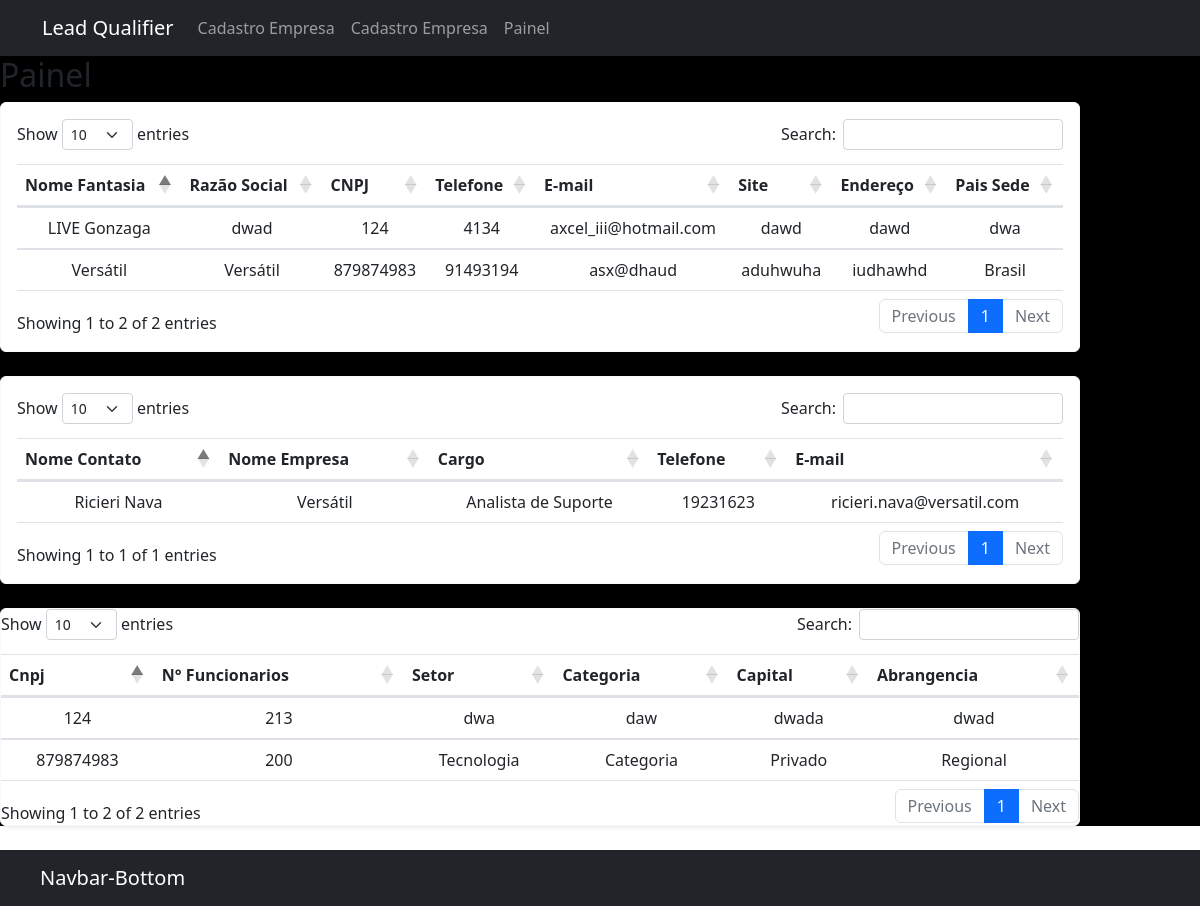
The app's page /painel/, older data.
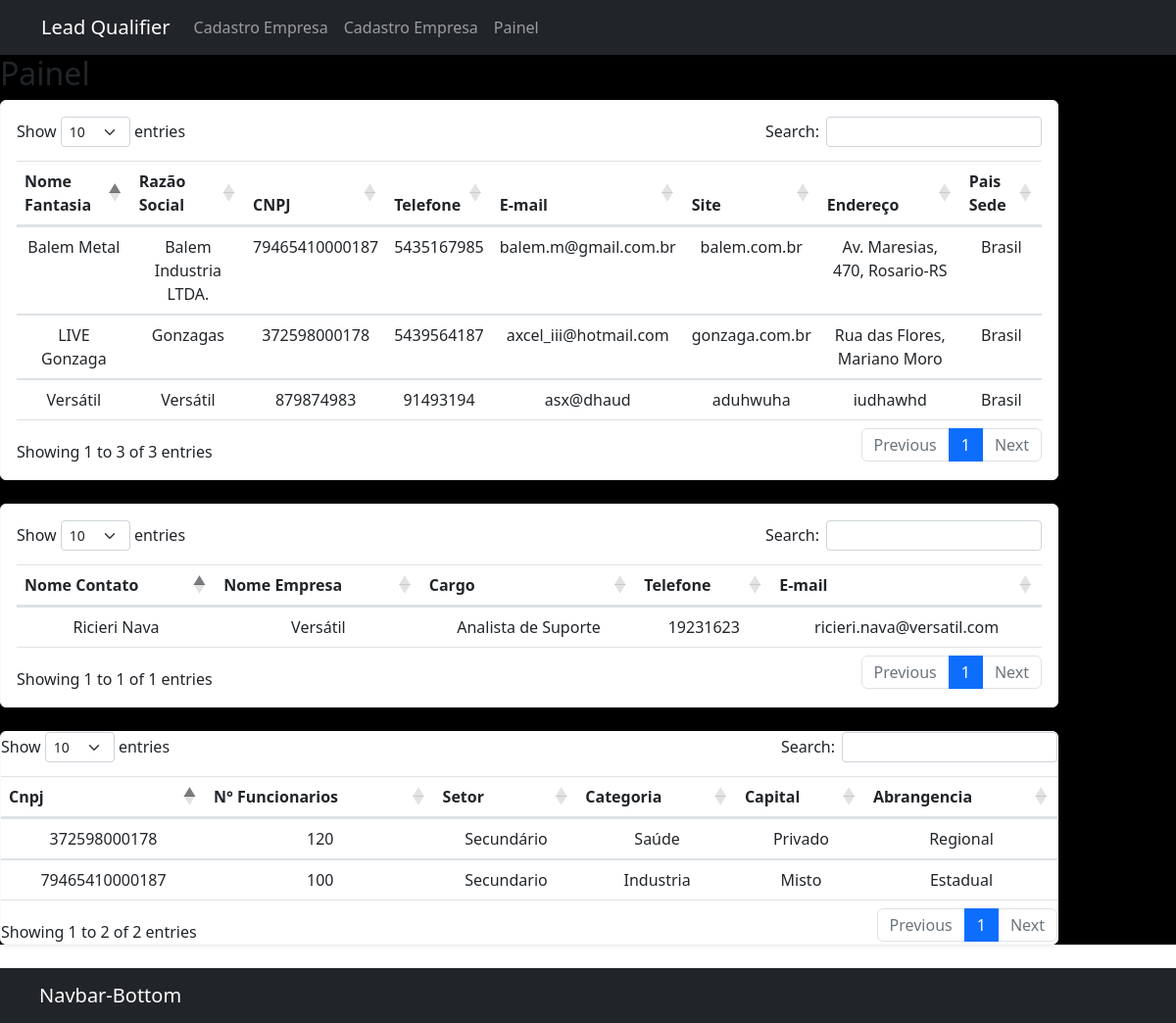
The same page, newer data.
### Qualifier/models.py (models this page shows, shortened)
class Cadastro_empresa(models.Model):
    nome_fantasia     = models.CharField(max_length=50, unique=True)
    razao_social      = models.CharField(max_length=50)
    cnpj              = models.IntegerField(unique=True)
    telefone          = models.IntegerField()
    email             = models.EmailField(max_length=25)
    site              = models.CharField(max_length=25)
    endereco          = models.CharField(max_length=30)
    pais_sede         = models.CharField(max_length=25)

class Cadastro_contato(models.Model):
    nome              = models.CharField(max_length=50)
    nomeempresa       = models.CharField(max_length=50)
    cargo             = models.CharField(max_length=25)
    telefone          = models.IntegerField()
    email             = models.EmailField(max_length=25)

class Dados_empresa(models.Model):
    SETOR = (
        ('Primário', 'Primário'),
        ('Secundário', 'Secundário'),
        ('Terciário', 'Terciário'),
    )
    CAPITAL = (
        ('Privado', 'Privado'),
        ('Público', 'Público'),
        ('Misto', 'Misto'),
    )
    ABRANGENCIA = (
        ('Municipal', 'Municipal'),
        ('Regional', 'Regional'),
        ('Estadual', 'Estadual'),
        ('Nacional', 'Nacional'),
        ('Multinacional', 'Multinacional'),
    )
    cnpj              = models.CharField(max_length=18, unique=True)
    n_funcionarios    = models.IntegerField()
    setor             = models.CharField(max_length=15, choices=SETOR)
    categoria         = models.CharField(max_length=120)    #tecnologia, saúde, produtos, industria
    capital           = models.CharField(max_length=15, choices=CAPITAL)
    abrangencia       = models.CharField(max_length=25, choices=ABRANGENCIA)

### Paginas/views.py (the view)
# urls.py: path('painel/', Paginas.views.painel),
def painel(request, *args, **kwargs):
    list_empresas = Cadastro_empresa.objects.all()
    list_contatos = Cadastro_contato.objects.all()
    list_dados = Dados_empresa.objects.all()
    context = {
        'empresas' : list_empresas,
        'contatos' : list_contatos,
        'dados' : list_dados,
    }
    return render(request, "Painel.html", context)

### templates/Painel.html (shortened to what this page needs)
{% load static %}
<!DOCTYPE html>
<html lang="pt-br">
<link rel="stylesheet" href="https://stackpath.bootstrapcdn.com/bootstrap/4.1.3/css/bootstrap.min.css">
<link href="https://cdnjs.cloudflare.com/ajax/libs/twitter-bootstrap/5.1.3/css/bootstrap.min.css" rel="stylesheet">
<link href="https://cdn.datatables.net/1.12.0/css/dataTables.bootstrap5.min.css" rel="stylesheet">
<head>
</head>
<body>
    <header>
        {% include 'Navbar_up.html' %}
    </header>
    <div style="background-color: black">
        <div>
            <h2>Painel</h2>
        </div>
        <div style="width: 90%; alignment: right ">
            <div class="card border-light shadow-sm mb-4">
                <div class="card-body">
                    <table id="tabelaempresa" class="table table-centered" style="text-align: center">
                        <thead class="table-sucess">
                            <tr>
                                <th > Nome Fantasia </th>
                                <th> Razão Social </th>
                                <th> CNPJ </th>
                                <th> Telefone </th>
                                <th> E-mail </th>
                                <th> Site </th>
                                <th> Endereço </th>
                                <th> Pais Sede </th>
                            </tr>
                        </thead>
                        <tbody>
                            {% for Empresa in empresas %}
                            <tr>
                                <td> {{ Empresa.nome_fantasia }} </td>
                                <td> {{ Empresa.razao_social }} </td>
                                <td> {{ Empresa.cnpj }} </td>
                                <td> {{ Empresa.telefone }} </td>
                                <td> {{ Empresa.email }} </td>
                                <td> {{ Empresa.site }} </td>
                                <td> {{ Empresa.endereco }} </td>
                                <td> {{ Empresa.pais_sede }} </td>
                            </tr>
                            {% endfor %}
                        </tbody>
                    </table>
                </div>
            </div>
            <div class="card border-light shadow-sm mb-4">
                <div class="card-body">
                    <table id="tabelacontato" class="table bordered" style="text-align: center">
                        <thead>
                            <tr>
                                <th> Nome Contato </th>
                                <th> Nome Empresa </th>
                                <th> Cargo </th>
                                <th> Telefone </th>
                                <th> E-mail </th>
                            </tr>
                        </thead>
                        <tbody>
                            {% for Contato in contatos %}
                            <tr>
                                <td> {{ Contato.nome }} </td>
                                <td> {{ Contato.nomeempresa }} </td>
                                <td> {{ Contato.cargo }} </td>
                                <td> {{ Contato.telefone }} </td>
                                <td> {{ Contato.email }} </td>
                            </tr>
                            {% endfor %}
                        </tbody>
                    </table>
                </div>
            </div>
            <div class="card border-light shadow-sm mb-4">
                <div class="card-board">
                    <table id="tabeladados" class="table bordered" style="text-align: center">
                        <thead>
                            <tr>
                                <th> Cnpj </th>
                                <th> N° Funcionarios </th>
                                <th> Setor </th>
                                <th> Categoria </th>
                                <th> Capital </th>
                                <th> Abrangencia </th>
                            </tr>
                        </thead>
                        <tbody>
                            {% for Dado in dados %}
                            <tr>
                                <td> {{ Dado.cnpj }} </td>
                                <td> {{ Dado.n_funcionarios }} </td>
                                <td> {{ Dado.setor }} </td>
                                <td> {{ Dado.categoria }} </td>
                                <td> {{ Dado.capital }} </td>
                                <td> {{ Dado.abrangencia }} </td>
                            </tr>
                            {% endfor %}
                        </tbody>
                    </table>
                </div>
            </div>
        </div>
    </div>
    <footer>
        {% include 'Navbar_down.html' %}
    </footer>
</body>
</html>

### templates/Navbar_up.html (shortened to what this page needs)
{% load static %}
<!DOCTYPE html>
<html lang="pt-br">
<link href="https://cdn.jsdelivr.net/npm/bootstrap@5.2.0-beta1/dist/css/bootstrap.min.css" rel="stylesheet">
<link {% static 'css/homepage.css' %} rel="stylesheet">
<div>
    <nav class="navbar navbar-expand-lg navbar-dark bg-dark">
        <div class="container">
            <span class="navbar-brand mb-0 h1">Lead Qualifier</span>
            <ul class="navbar-nav mr-auto">
                <li class="nav-item">
                    <a class="nav-link" href="#">Cadastro Empresa</a>
                </li>
                <li class="nav-item">
                    <a class="nav-link" href="#">Cadastro Empresa</a>
                </li>
                <li class="nav-item">
                    <a class="nav-link" href="#">Painel</a>
                </li>
            </ul>
        </div>
    </nav>
</div>

### templates/Navbar_down.html (shortened to what this page needs)
{% load static %}
<!DOCTYPE html>
<html lang="pt-br">
<link href="https://cdn.jsdelivr.net/npm/bootstrap@5.2.0-beta1/dist/css/bootstrap.min.css" rel="stylesheet">
<link {% static 'css/homepage.css' %} rel="stylesheet">
<footer class="navbar navbar-expand-lg navbar-dark bg-dark" >
    <div class="col-sm" id="footer">
        <a class="navbar-brand flex-grow-1" style="text-align: center ; color: #ffffff; margin-left: 25px">
            Navbar-Bottom
        </a>
    </div>
</footer>

Row changes from the older to the newer data that the page shows:
removed Dados_empresa: cnpj "124", n_funcionarios "213", setor "dwa", categoria "daw", capital "dwada", abrangencia "dwad"
removed Dados_empresa: cnpj "879874983", n_funcionarios "200", setor "Tecnologia", categoria "Categoria", capital "Privado", abrangencia "Regional"
changed Cadastro_empresa "LIVE Gonzaga": razao_social "dwad" → "Gonzagas"; cnpj "124" → "372598000178"; telefone "4134" → "5439564187"; site "dawd" → "gonzaga.com.br"; endereco "dawd" → "Rua das Flores, Mariano Moro"; pais_sede "dwa" → "Brasil"
added Cadastro_empresa: nome_fantasia "Balem Metal", razao_social "Balem Industria LTDA.", cnpj "79465410000187", telefone "5435167985", email "balem.m@gmail.com.br", site "balem.com.br", endereco "Av. Maresias, 470, Rosario-RS", pais_sede "Brasil"
added Dados_empresa: cnpj "79465410000187", n_funcionarios "100", setor "Secundario", categoria "Industria", capital "Misto", abrangencia "Estadual"
added Dados_empresa: cnpj "372598000178", n_funcionarios "120", setor "Secundário", categoria "Saúde", capital "Privado", abrangencia "Regional"
Text that changed along with them:
text written by a page script: "Show entries Search: Showing 1 to 2 of 2 entries Previous 1 Next" → "Show entries Search: Showing 1 to 3 of 3 entries Previous 1 Next"
